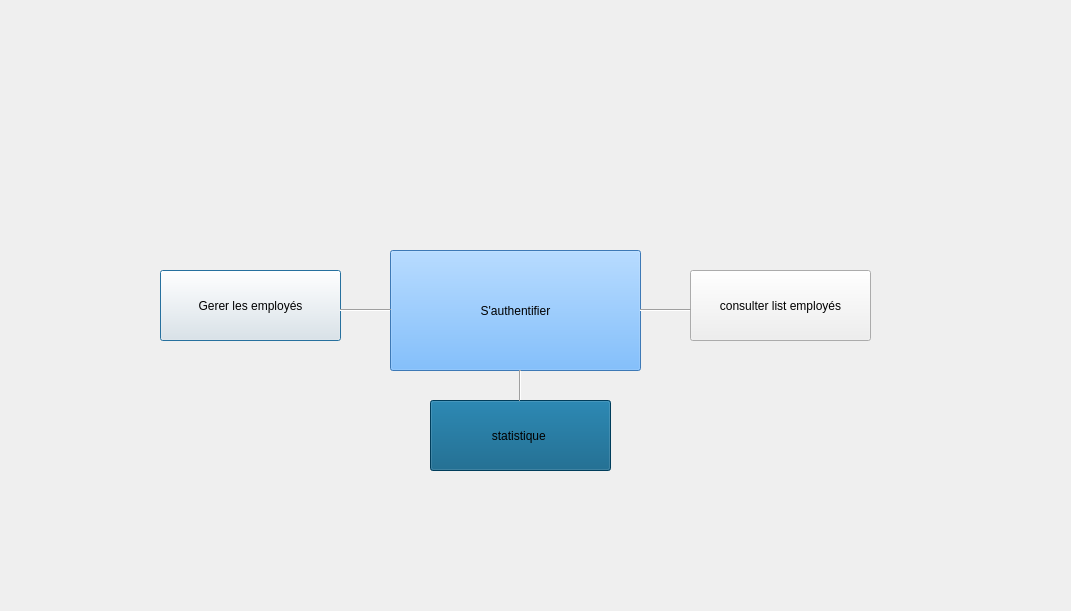
<?xml version="1.0" encoding="UTF-8"?>
<ui version="4.0">
 <class>Dialog</class>
 <widget class="QDialog" name="Dialog">
  <property name="geometry">
   <rect>
    <x>0</x>
    <y>0</y>
    <width>1071</width>
    <height>611</height>
   </rect>
  </property>
  <property name="windowTitle">
   <string>Dialog</string>
  </property>
  <widget class="QPushButton" name="pushButton">
   <property name="geometry">
    <rect>
     <x>160</x>
     <y>270</y>
     <width>181</width>
     <height>71</height>
    </rect>
   </property>
   <property name="styleSheet">
    <string notr="true">font: 12pt &quot;MS Shell Dlg 2&quot;;</string>
   </property>
   <property name="text">
    <string>Gerer les employés</string>
   </property>
  </widget>
  <widget class="QLabel" name="label">
   <property name="geometry">
    <rect>
     <x>0</x>
     <y>0</y>
     <width>1071</width>
     <height>611</height>
    </rect>
   </property>
   <property name="text">
    <string/>
   </property>
   <property name="pixmap">
    <pixmap>../../Bureau/247590809_624209822325987_6344712974586411864_n.png</pixmap>
   </property>
   <property name="scaledContents">
    <bool>true</bool>
   </property>
  </widget>
  <widget class="QPushButton" name="pushButton_2">
   <property name="geometry">
    <rect>
     <x>390</x>
     <y>250</y>
     <width>251</width>
     <height>121</height>
    </rect>
   </property>
   <property name="mouseTracking">
    <bool>false</bool>
   </property>
   <property name="tabletTracking">
    <bool>false</bool>
   </property>
   <property name="styleSheet">
    <string notr="true">font: 75 20pt &quot;MS Shell Dlg 2&quot;;
color: rgb(170, 0, 0);
alternate-background-color: rgb(170, 85, 255);
background-color: rgb(85, 170, 255);
border-color: rgb(255, 255, 127);
color: rgb(0, 0, 0);</string>
   </property>
   <property name="text">
    <string>S'authentifier</string>
   </property>
   <property name="iconSize">
    <size>
     <width>16</width>
     <height>16</height>
    </size>
   </property>
   <property name="checkable">
    <bool>false</bool>
   </property>
   <property name="autoRepeat">
    <bool>false</bool>
   </property>
   <property name="autoExclusive">
    <bool>false</bool>
   </property>
   <property name="autoDefault">
    <bool>true</bool>
   </property>
   <property name="default">
    <bool>false</bool>
   </property>
   <property name="flat">
    <bool>false</bool>
   </property>
  </widget>
  <widget class="QPushButton" name="pushButton_3">
   <property name="geometry">
    <rect>
     <x>690</x>
     <y>270</y>
     <width>181</width>
     <height>71</height>
    </rect>
   </property>
   <property name="styleSheet">
    <string notr="true">font: 12pt &quot;MS Shell Dlg 2&quot;;</string>
   </property>
   <property name="text">
    <string>consulter list employés</string>
   </property>
  </widget>
  <widget class="QPushButton" name="pushButton_4">
   <property name="geometry">
    <rect>
     <x>430</x>
     <y>400</y>
     <width>181</width>
     <height>71</height>
    </rect>
   </property>
   <property name="styleSheet">
    <string notr="true">font: 14pt &quot;MS Shell Dlg 2&quot;;
background-color: rgb(0, 85, 127);</string>
   </property>
   <property name="text">
    <string>statistique </string>
   </property>
  </widget>
  <widget class="Line" name="line">
   <property name="geometry">
    <rect>
     <x>640</x>
     <y>300</y>
     <width>51</width>
     <height>20</height>
    </rect>
   </property>
   <property name="orientation">
    <enum>Qt::Horizontal</enum>
   </property>
  </widget>
  <widget class="Line" name="line_2">
   <property name="geometry">
    <rect>
     <x>340</x>
     <y>300</y>
     <width>51</width>
     <height>20</height>
    </rect>
   </property>
   <property name="orientation">
    <enum>Qt::Horizontal</enum>
   </property>
  </widget>
  <widget class="Line" name="line_3">
   <property name="geometry">
    <rect>
     <x>510</x>
     <y>370</y>
     <width>20</width>
     <height>31</height>
    </rect>
   </property>
   <property name="orientation">
    <enum>Qt::Vertical</enum>
   </property>
  </widget>
  <zorder>label</zorder>
  <zorder>pushButton</zorder>
  <zorder>pushButton_2</zorder>
  <zorder>pushButton_3</zorder>
  <zorder>pushButton_4</zorder>
  <zorder>line</zorder>
  <zorder>line_2</zorder>
  <zorder>line_3</zorder>
 </widget>
 <resources/>
 <connections/>
</ui>
